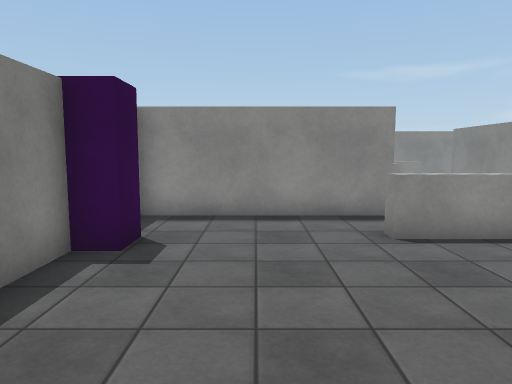
View 1 (above)

17 first-person views from a walk through a Unity game level. The camera is 1.5 m above the floor, tilts 6° down and sees 70° across. The floor is counted in squares, 1 m on a side. Each view is taken from the middle of a square. On the plan, view 1 faces up. The plan holds only what a view shows up to about 16 squares ahead; the rest is blank. The player character is not drawn. Surface patterns are stand-ins for the level's own textures.

View 2
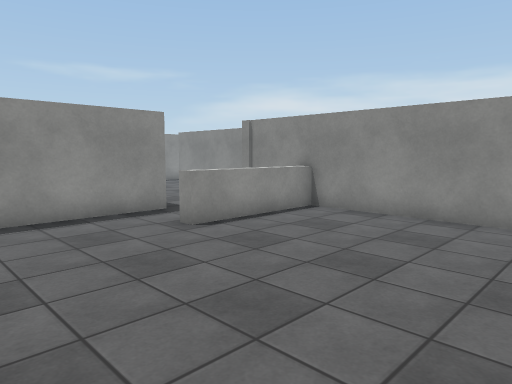

View 3
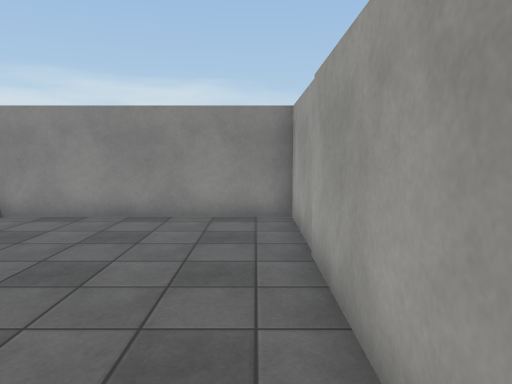

View 4
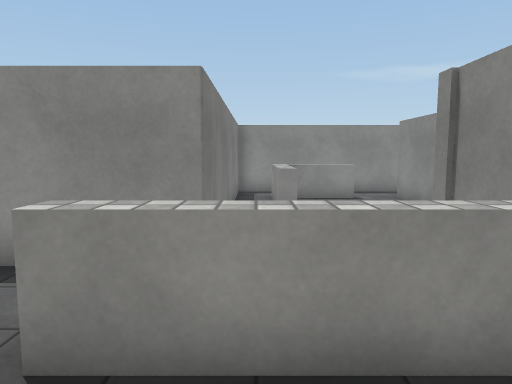

View 5
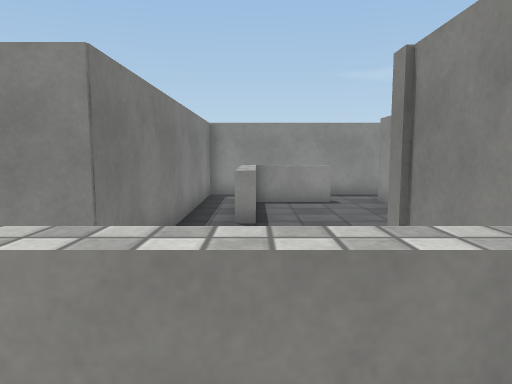

View 6
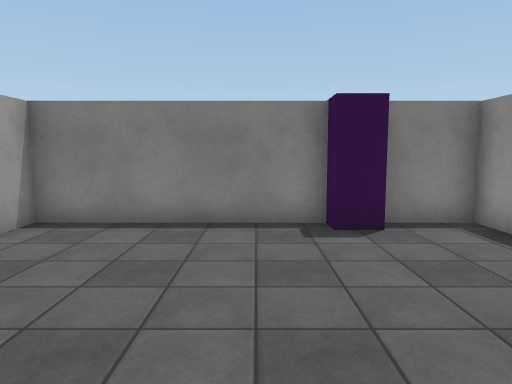

View 7
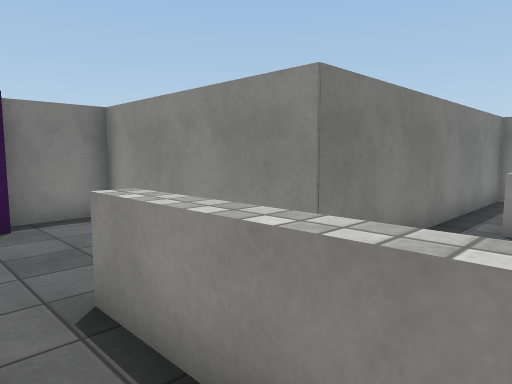

View 8
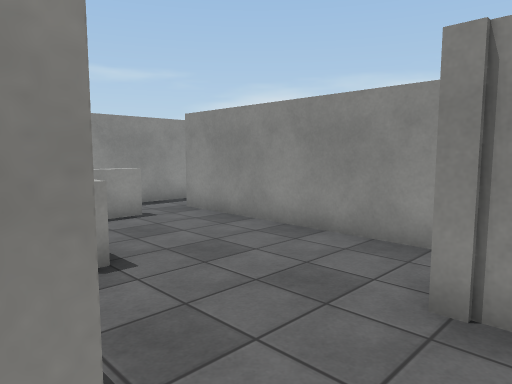

View 9
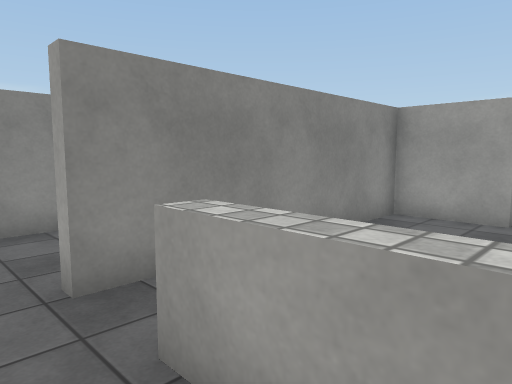

View 10
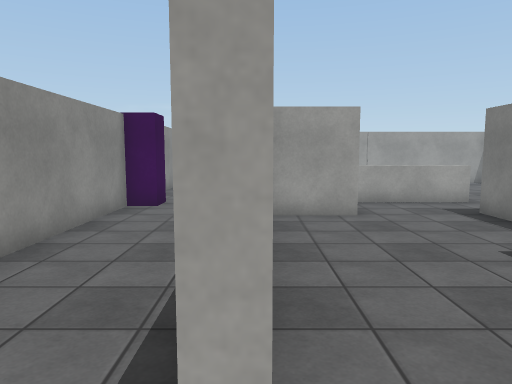

View 11
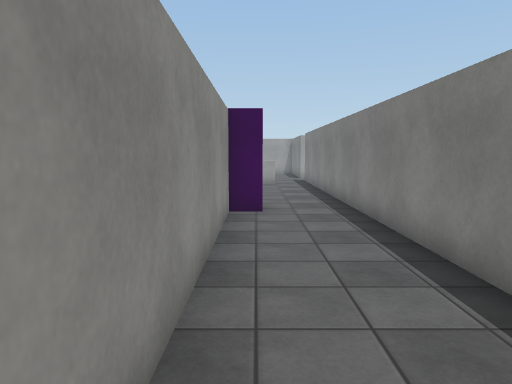

View 12
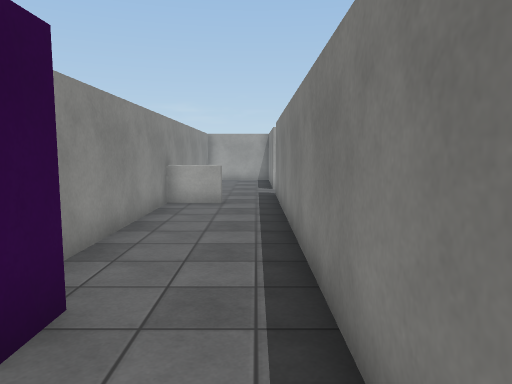

View 13
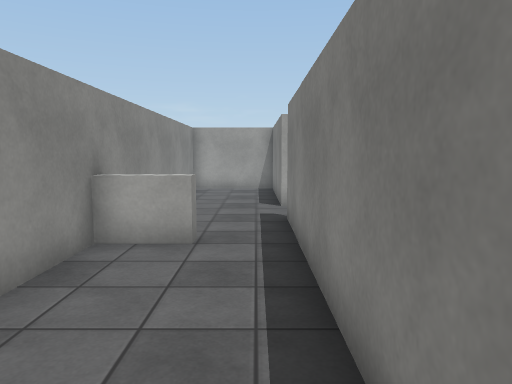

View 14
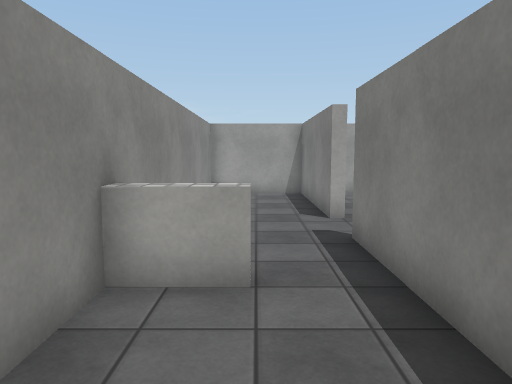

View 15
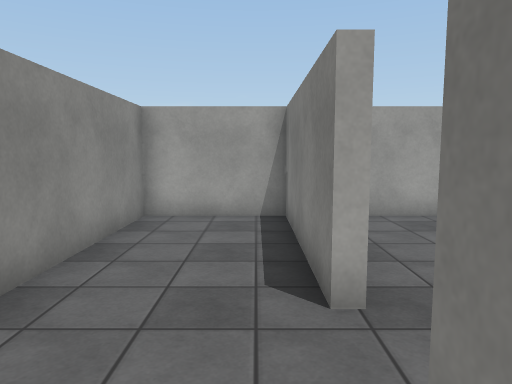

View 16
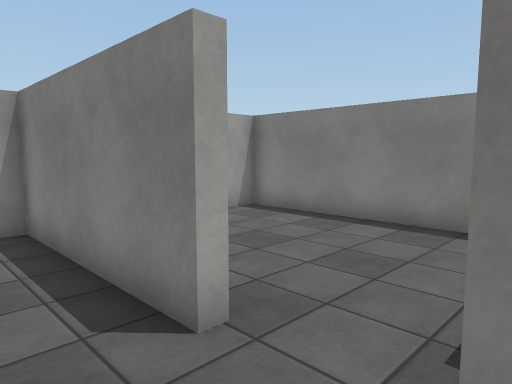

View 17
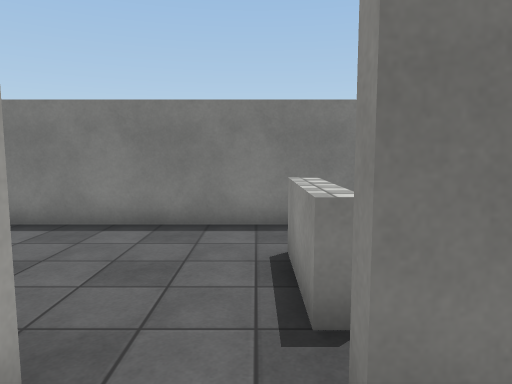

### Floor plan
Key: @ floor where view 1 was taken; # wall or solid block; . floor; = window, fence, low wall or low ledge; ^ raised ledge; B block.
Columns run from 3 left of view 1 to 13 right of it. Each row starts with its distance up from view 1.
 19       ########
 18       #..  ...
 17       #.===.....#
 16       #.===.#...#
 15       #.=...#...#
 14       #.=...#...#
 13       #.#...#...#
 12       #.....#...#
 11       #.....#...#
 10       #.....#...#
  9 #######...###...#
  8 #.........###...#
  7 #.....^^^^###..B#
  6 #B.......=###...#
  5 #.........###...#
  4 #.........###...#
  3 #.........###...#
  2 #.........###...#
  1 #.........###...#
  0 #..@......###...#
 -1 #############.^^#
 -2       #     #.. #
 -3       #..^^^#.. #
 -4       #.........#
 -5       #.........#
 -6       #.....#...#
 -7       #.....#...#
 -8       #.....#...#
 -9       #.....#...#
-10       #.....#...#
-11       ###########

Positions as (right, up) in squares from view 1, and headings:
1: (0, 0), facing up
2: (-2, 0), facing up-right
3: (-2, 0), facing right
4: (4, 4), facing up
5: (5, 5), facing up
6: (5, 4), facing left
7: (6, 5), facing up-left
8: (3, 8), facing up-right
9: (5, 18), facing down-right
10: (9, 18), facing down
11: (12, 17), facing down
12: (10, 10), facing down
13: (10, 5), facing down
14: (11, 3), facing down
15: (10, -2), facing down
16: (11, -3), facing down-left
17: (11, -4), facing left
